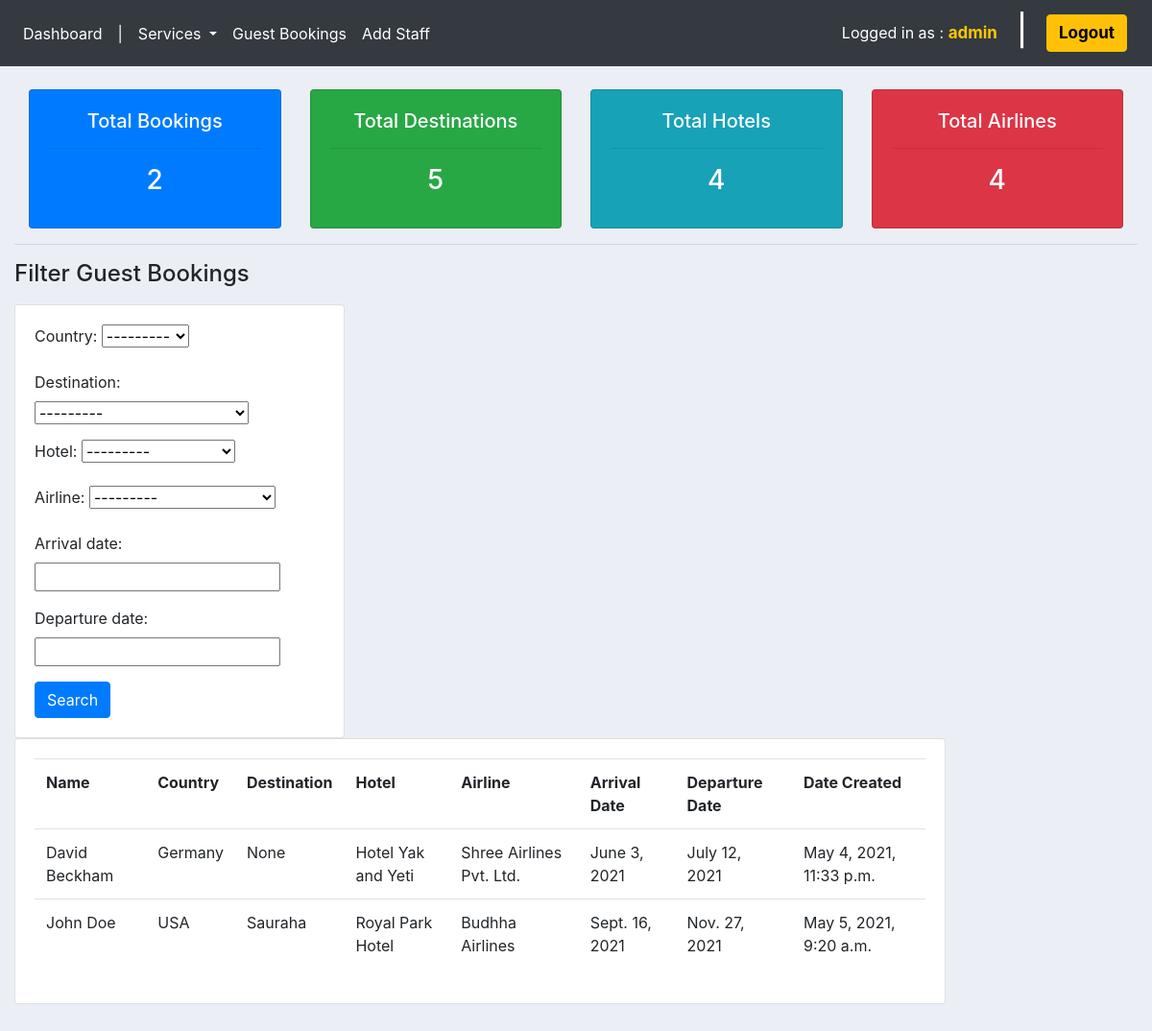
The app's page / (signed in), older data.
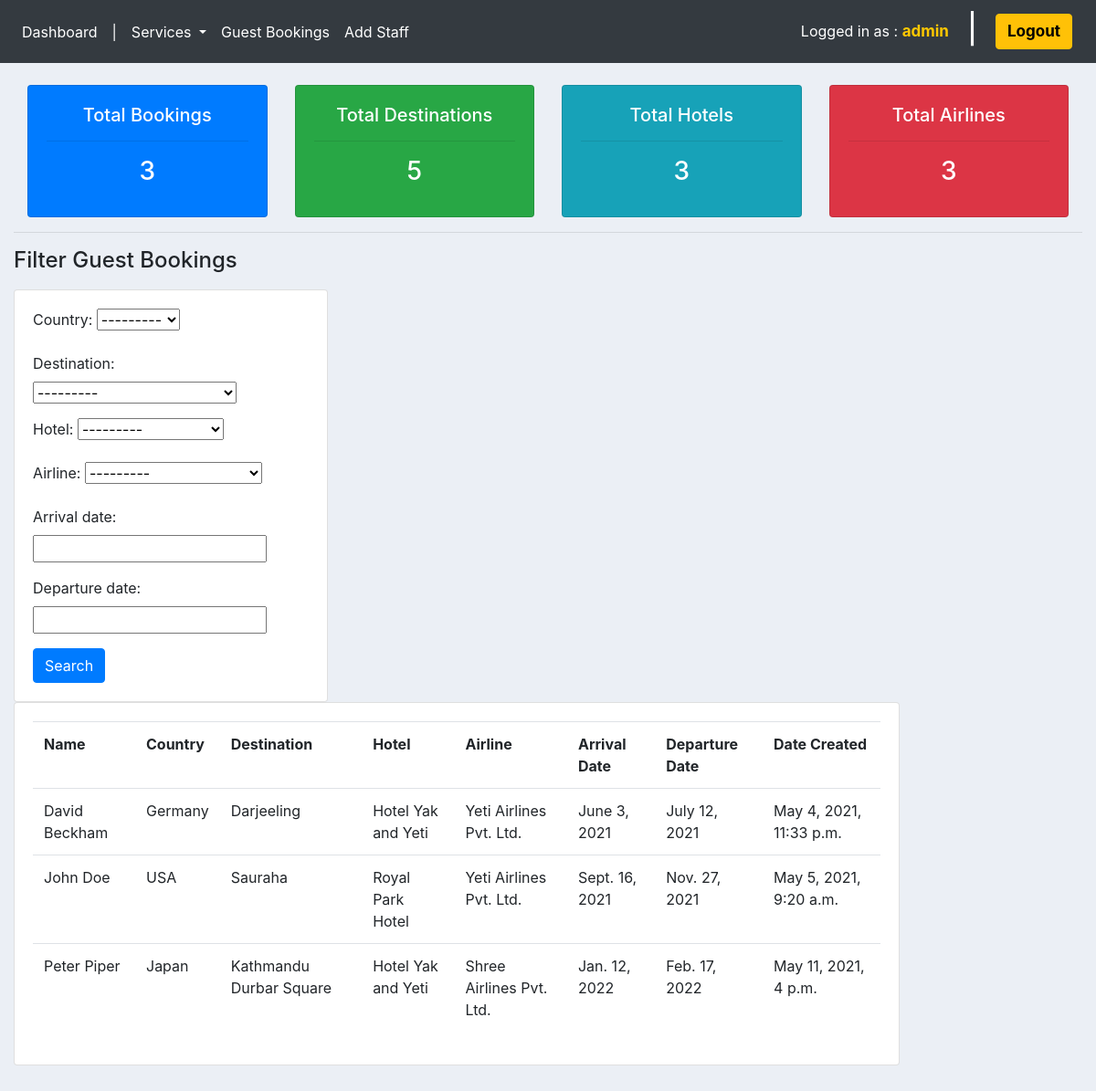
The same page, newer data.
### ums/models.py (models this page shows, shortened)
class Guest(models.Model):
    name = models.CharField(max_length=200, null=True)
    phone = models.CharField(max_length=200, null=True)
    email = models.EmailField(max_length=200, null=True)
    country = models.ForeignKey(Country, null=True, on_delete=models.SET_NULL)
    arrival_date = models.DateField(null=True)
    departure_date = models.DateField(null=True)
    destination = models.ForeignKey(Destination, null=True, on_delete=models.SET_NULL)
    hotel = models.ForeignKey(Hotel, null=True, on_delete=models.SET_NULL)
    airline = models.ForeignKey(Airline, null=True, on_delete=models.SET_NULL)
    date_created = models.DateTimeField(auto_now_add=True, null=True)

class Country(models.Model):
    countryName = models.CharField(max_length=200, null=True)
    def __str__(self):
        return self.countryName

### tour/models.py (models this page shows)
class Hotel(models.Model):
    hotelName = models.CharField(max_length=200, null=True)
    fare = models.FloatField(max_length=200, null=True)
    def __str__(self):
        return self.hotelName

class Airline(models.Model):
    airlineName = models.CharField(max_length=200, null=True)
    fare = models.FloatField(max_length=200, null=True)
    def __str__(self):
        return self.airlineName

class Destination(models.Model):
    destinationName = models.CharField(max_length=200, null=True)
    def __str__(self):
        return self.destinationName

### ums/decorators.py (the view)
        def wrapper_func(request, *args, **kwargs):
            group = None
            if request.user.groups.exists():
                group = request.user.groups.all()[0].name
            if group in allowed_roles:
                return view_func(request, *args, **kwargs)
            else:
                return HttpResponse('Unauthorized access as ' + group + '.')

### ums/views.py (called while the page is built)
@login_required(login_url='login')
@allowed_users(allowed_roles=['admin', 'staff'])
def home(request):
    guest_count = Guest.objects.count()
    destination_count = Destination.objects.count()
    hotel_count = Hotel.objects.count()
    airline_count = Airline.objects.count()
    guests = Guest.objects.all()
    guestFilter = GuestFilter(request.GET, queryset=guests)
    guests = guestFilter.qs
    context = {
        'guest_count': guest_count,
        'destination_count': destination_count,
        'hotel_count': hotel_count,
        'airline_count': airline_count,
        'guests': guests,
        'guestFilter': guestFilter
    }
    return render(request, 'ums/dashboard.html', context)

### ums/templates/ums/dashboard.html (shortened to what this page needs)
{% extends 'ums/main.html' %}
{% block content %}
<section class="container-fluid">
    <section class="row">
        <section class="col-3">
        <section class="card text-center text-white bg-primary">
        <div class="card-body">
            <h5 class="card-title">Total Bookings</h5> <hr>
            <h3 class="card-title">{{guest_count}}</h3>
        </div>
        </section>
        </section>
        <section class="col-3">
        <section class="card text-center text-white bg-success">
        <div class="card-body">
            <h5 class="card-title">Total Destinations</h5> <hr>
            <h3 class="card-title">{{destination_count}}</h3>
        </div>
        </section>
        </section>
        <section class="col-3">
        <section class="card text-center text-white bg-info">
        <div class="card-body">
            <h5 class="card-title">Total Hotels</h5> <hr>
            <h3 class="card-title">{{hotel_count}}</h3>
        </div>
        </section>
        </section>
        <section class="col-3">
        <section class="card text-center text-white bg-danger">
        <div class="card-body">
            <h5 class="card-title">Total Airlines</h5> <hr>
            <h3 class="card-title">{{airline_count}}</h3>
        </div>
        </section>
        </section>
    </section>
</section>
<hr>
<h4>Filter Guest Bookings</h4>
<section class="container-fluid" style="margin-bottom: 5%; margin-top: 1.5%;">
    <section class="row">
        <section style="width: 344px; margin-right: 5px;">
            <section class="card card-body">
                <form method="get">
                    {{guestFilter.form.as_p}}
                    <button class="btn btn-primary" type="submit">Search</button>
                </form>
            </section>
        </section>
        <section style="width: 970px;">
            <section class="card card-body">
                <table class="table">
                    <tr>
                        <th>Name</th>
                        <th>Country</th>
                        <th>Destination</th>
                        <th>Hotel</th>
                        <th>Airline</th>
                        <th>Arrival Date</th>
                        <th>Departure Date</th>
                        <th>Date Created</th>
                    </tr>
                    {% for guest in guests %}
                        <tr>
                            <td>{{guest.name}}</td>
                            <td>{{guest.country}}</td>
                            <td>{{guest.destination}}</td>
                            <td>{{guest.hotel}}</td>
                            <td>{{guest.airline}}</td>
                            <td>{{guest.arrival_date}}</td>
                            <td>{{guest.departure_date}}</td>
                            <td>{{guest.date_created}}</td>
                        </tr>
                    {% endfor %}
                </table>
            </section>
        </section>
    </section>
</section>
{% endblock %}

Row changes from the older to the newer data that the page shows:
changed Guest "David Beckham": destination "None" → "Darjeeling"; airline "Shree Airlines Pvt. Ltd." → "Yeti Airlines Pvt. Ltd."
changed Guest "John Doe": airline "Budhha Airlines" → "Yeti Airlines Pvt. Ltd."
added Guest: name "Peter Piper", country "Japan", destination "Kathmandu Durbar Square", hotel "Hotel Yak and Yeti", airline "Shree Airlines Pvt. Ltd.", arrival_date "Jan. 12, 2022", departure_date "Feb. 17, 2022", date_created "May 11, 2021, 4 p.m."
Text that changed along with them:
{{ guest_count }}: "2" → "3"
{{ hotel_count }}: "4" → "3"
{{ airline_count }}: "4" → "3"
